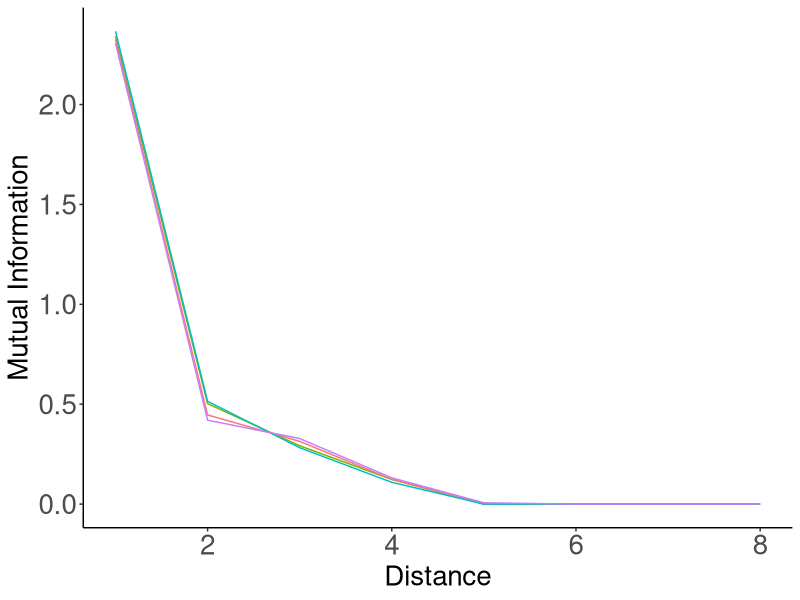
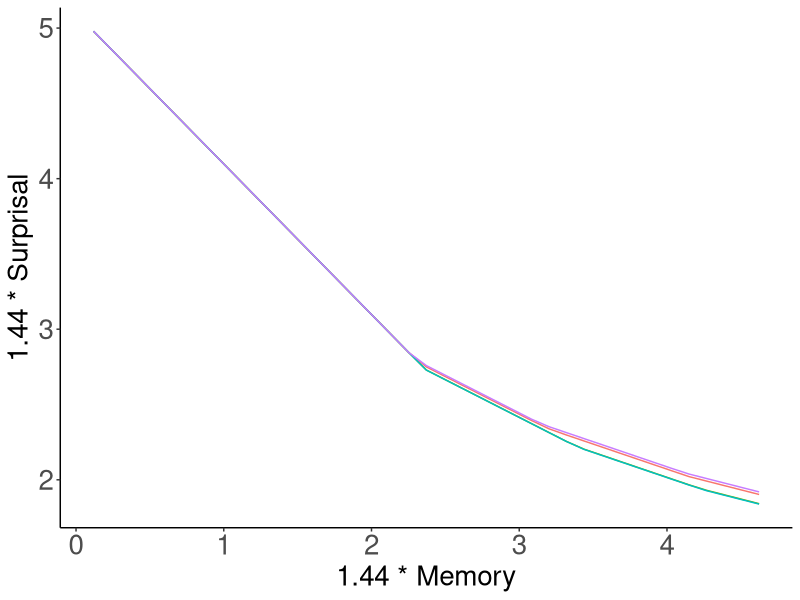
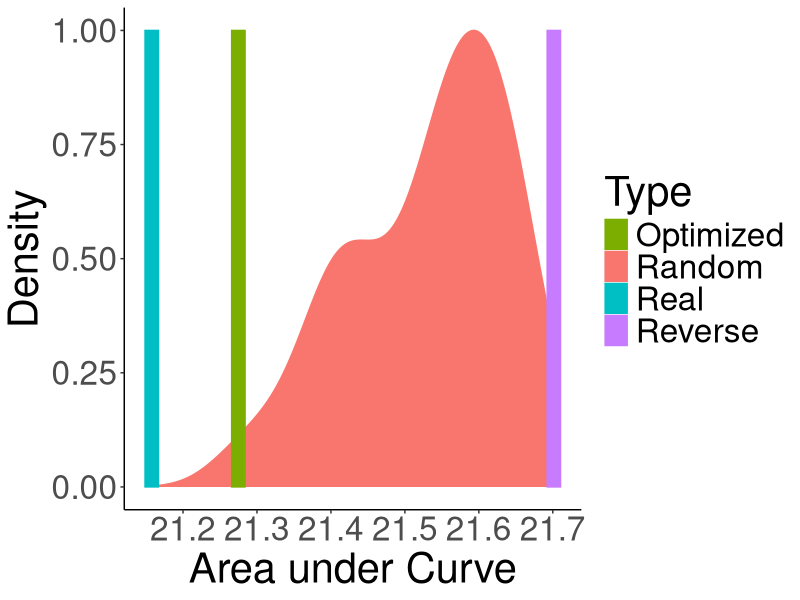

Here is the R script that generated these plots, in order:
library(tidyr)
library(dplyr)
library(ggplot2)


RED = "#F8766D"
GREEN = "#7CAE00"
BLUE = "#00BFC4"
PURPLE = "#C77CFF"
SCALE = c( GREEN, RED, BLUE, PURPLE)
######################################

data = read.csv("results.tsv", sep="\t")
data = data %>% filter(Script == "forWords_Japanese_RandomOrder_FormsPhonemesFull_FullData_Heldout.py")

unigramCE = mean(data$UnigramCE)

data$Type = ifelse(data$Model %in% c("REAL", "RANDOM", "REVERSE"), as.character(data$Model), "Optimized")
data$Type = ifelse(data$Type %in% c("REAL"), "Real", as.character(data$Type))
data$Type = ifelse(data$Type %in% c("RANDOM"), "Random", as.character(data$Type))
data$Type = ifelse(data$Type %in% c("REVERSE"), "Reverse", as.character(data$Type))

data_ = data %>% group_by(Distance, Type) %>% summarise(MI=median(MI))
data_ = data_ %>% filter(Distance <= 7)
plot = ggplot(data_, aes(x=1+Distance, y=1.44*MI, color=Type)) + geom_line() #size=2)
plot = plot + theme_bw()
plot = plot + xlab("Distance") + ylab("Mutual Information")
plot = plot + theme(axis.title.x=element_text(size=20), axis.title.y=element_text(size=20), axis.text = element_text(size=20))
plot = plot + theme(panel.grid.major = element_blank(), panel.grid.minor = element_blank(), panel.background = element_blank(), legend.position="none")
plot = plot + theme(axis.line = element_line(colour = "black"),
            panel.grid.major = element_blank(),
                panel.grid.minor = element_blank(),
                panel.border = element_blank(),
                    panel.background = element_blank()) + scale_colour_manual(values=SCALE) + scale_fill_manual(values=SCALE)
ggsave(plot, file=paste("../figures/Japanese-suffixes-byPhonemes-it-heldout.pdf", sep=""), height=4, width=4)

data = read.csv("results_interpolated.tsv", sep="\t")


data = data %>% filter(Script == "forWords_Japanese_RandomOrder_FormsPhonemesFull_FullData_Heldout.py")

data = data %>% group_by(Type, Memory) %>% summarise(Surprisal=unigramCE-median(MI))

plot = ggplot(data, aes(x=1.44*Memory, y=1.44*Surprisal, color=Type)) + geom_line() #size=2)
plot = plot + theme_bw()
plot = plot + theme(axis.title.x=element_text(size=20), axis.title.y=element_text(size=20), axis.text = element_text(size=20))
plot = plot + theme(panel.grid.major = element_blank(), panel.grid.minor = element_blank(), panel.background = element_blank(), legend.position="none")
plot = plot + theme(axis.line = element_line(colour = "black"),
            panel.grid.major = element_blank(),
                panel.grid.minor = element_blank(),
                panel.border = element_blank(),
                    panel.background = element_blank()) + scale_colour_manual(values=SCALE) + scale_fill_manual(values=SCALE)
ggsave(plot, file=paste("../figures/Japanese-suffixes-byPhonemes-memsurp-heldout.pdf", sep=""), height=4, width=4)


######################################

data = read.csv("results_auc.tsv", sep="\t")
data = data %>% filter(Script == "forWords_Japanese_RandomOrder_FormsPhonemesFull_FullData_Heldout.py")


data$Type = ifelse(data$Model %in% c("REAL", "RANDOM", "REVERSE"), as.character(data$Model), "Optimized")
data$Type = ifelse(data$Type %in% c("REAL"), "Real", as.character(data$Type))
data$Type = ifelse(data$Type %in% c("RANDOM"), "Random", as.character(data$Type))
data$Type = ifelse(data$Type %in% c("REVERSE"), "Reverse", as.character(data$Type))

data_ = data %>% filter(Type %in% c("Real", "Random", "Optimized", "Reverse"))



barWidth = (max(data$AUC) - min(data$AUC))/30

plot = ggplot(data_, aes(x=AUC, fill=Type, color=Type))
plot = plot + theme_classic()
plot = plot + xlab("Area under Curve") + ylab("Density")
plot = plot + theme(text=element_text(size=30))
plot = plot + geom_density(data= data_%>%filter(Type == "Random"), aes(y=..scaled..)) 
plot = plot + geom_bar(data = data_ %>% filter(!(Type %in% c("Random"))) %>% group_by(Type) %>% summarise(AUC=mean(AUC)) %>% mutate(y=1),  aes(y=y, group=Type), width=barWidth, stat="identity", position = position_dodge()) + scale_colour_manual(values=SCALE) + scale_fill_manual(values=SCALE)
ggsave(plot, file=paste("../figures/Japanese-suffixes-byPhonemes-auc-hist-heldout.pdf", sep=""), height=4, width=8)
